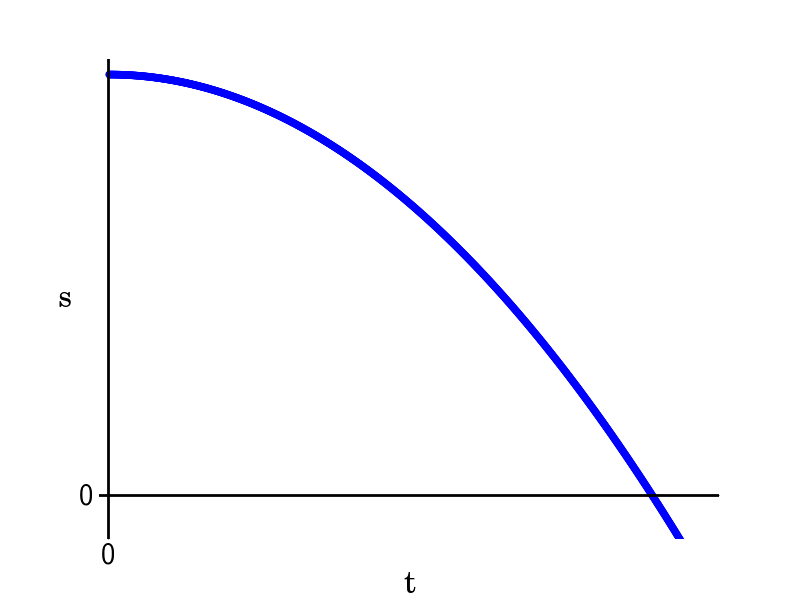

Source code (Python):
from pylab import *

t = arange(0.0,10.0,.01)
s = -0.0183*t**2 + 1.45

scatter(t,s, color='blue')

font = {'family' : 'normal',
        'weight' : 'bold',
        'size'   : 22}
matplotlib.rc('font', **font)

xlim(xmin=-0.15,xmax=10)
ylim(ymin=-0.15,ymax=1.5)
grid(True)
xlabel('t')
ylabel('s', rotation=0,)

xticks([0])
yticks([0])


setp(gca(), frame_on=False)


axhline(linewidth=2, color='black')
axvline(linewidth=2, color='black')

savefig('curve2.png')

show()
